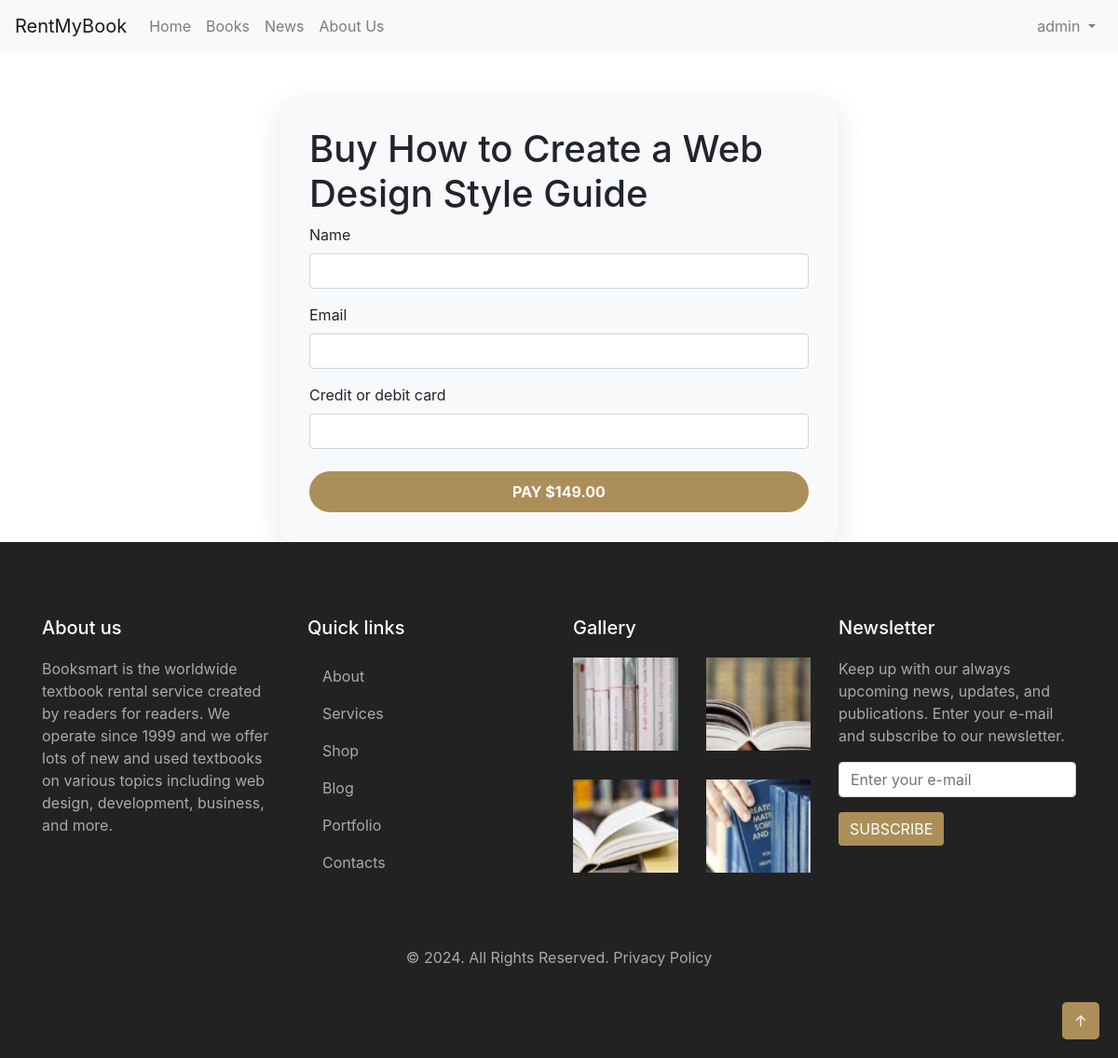
Page /rent/1/ (signed in) on the earlier database version.
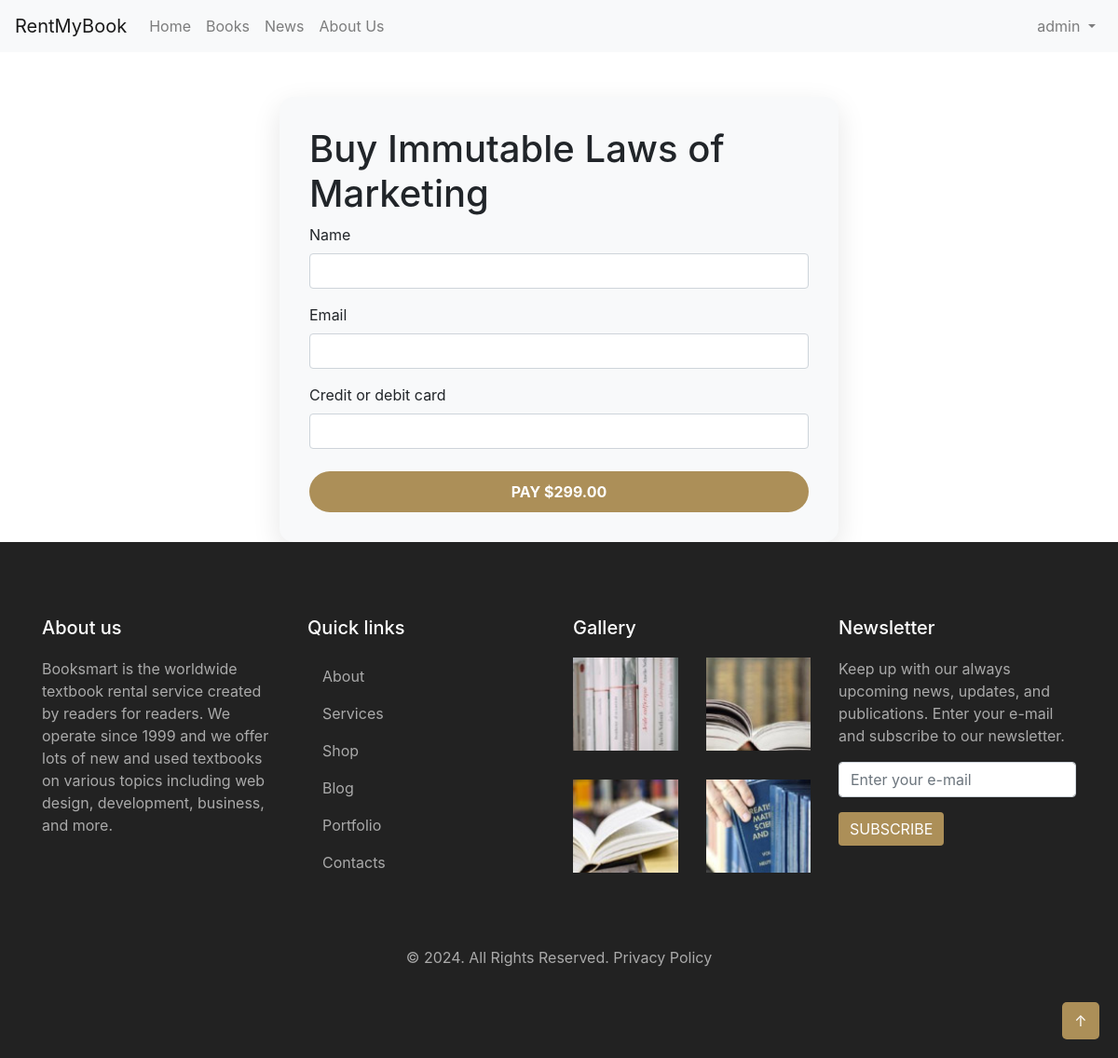
Same page on the later database version.
### books/models.py (models this page shows, shortened)
class Book(models.Model):
    title = models.CharField(max_length=200)
    author = models.CharField(max_length=200)
    description = models.TextField()
    cover_image = models.ImageField(upload_to='book_covers/')
    sample_pdf = models.FileField(upload_to='book_samples/')
    full_pdf = models.FileField(upload_to='book_full/')
    price = models.DecimalField(max_digits=6, decimal_places=2)

### books/views.py (the view)
# urls.py: path('rent/<int:book_id>/', views.rent_book, name='rent_book'),
@login_required
def rent_book(request, book_id):
    book = get_object_or_404(Book, id=book_id)
    if request.method == 'POST':
        form = RentBookForm(request.POST)
        if form.is_valid():
            session = stripe.checkout.Session.create(
                payment_method_types=['card'],
                line_items=[
                    {
                        'price_data': {
                            'currency': 'usd',
                            'product_data': {
                                'name': book.title,
                            },
                            'unit_amount': int(book.rental_price * 100),  # amount in cents
                        },
                        'quantity': 1,
                    },
                ],
                mode='payment',
                success_url=request.build_absolute_uri('/success/'),
                cancel_url=request.build_absolute_uri('/cancel/'),
            )
            return redirect(session.url, code=303)
    else:
        form = RentBookForm()
    return render(request, 'books/rent_book.html', {'form': form, 'book': book})

### books/forms.py
class RentBookForm(forms.Form):
    name = forms.CharField(max_length=100)
    email = forms.EmailField()
    phone_number = forms.CharField(max_length=15)

### templates/books/rent_book.html (shortened to what this page needs)
{% extends 'layout/base.html' %}
{% block body %}
<div class="container mt-5">
    <div class="payment-container">
        <h1>Buy {{ book.title }}</h1>
        <form action="{% url 'buy_book' book.id %}" method="post" id="payment-form" class="payment-form">
            <div class="form-group mb-3">
                <label for="name">Name</label>
                <input type="text" class="form-control" id="name" name="name" required>
            </div>
            <div class="form-group mb-3">
                <label for="email">Email</label>
                <input type="email" class="form-control" id="email" name="email" required>
            </div>
            <div class="form-group mb-4">
                <label for="card-element">Credit or debit card</label>
                <div id="card-element" class="form-control"></div>
            </div>
            <button type="submit" class="button">Pay ${{ book.price }}</button>
        </form>
    </div>
</div>
{% endblock body %}

Differences in the rows shown:
changed Book: title "How to Create a Web Design Style Guide" → "Immutable Laws of Marketing"; price "149.00" → "299.00"
